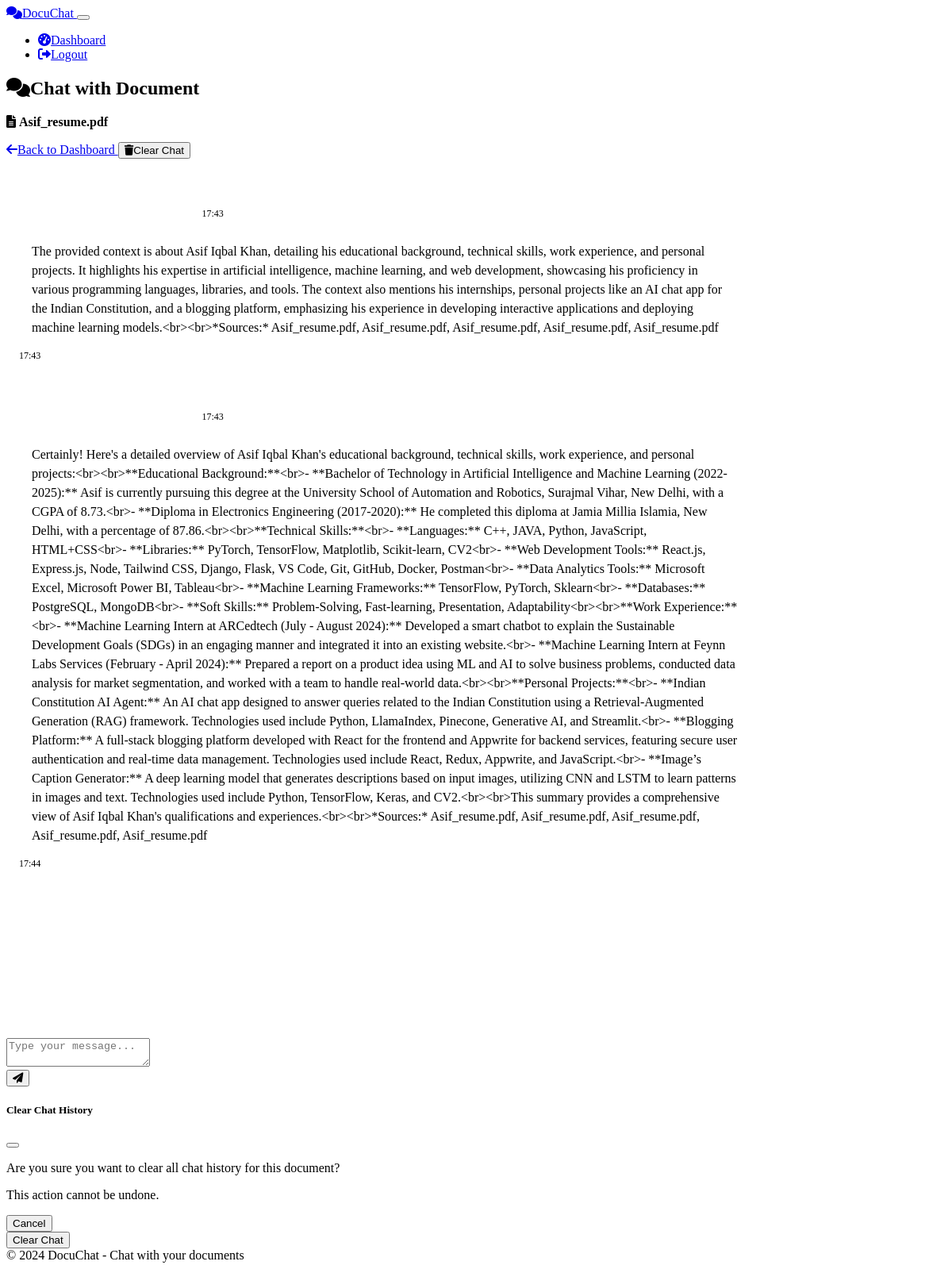
/chat/1 (signed in), run on the app's committed database.
### models.py (models this page shows, shortened)
class Document(db.Model):
    id = db.Column(db.Integer, primary_key=True)
    user_id = db.Column(db.Integer, db.ForeignKey('user.id'), nullable=False)
    filename = db.Column(db.String(255), nullable=False)
    original_filename = db.Column(db.String(255), nullable=False)
    file_path = db.Column(db.String(512), nullable=False)
    file_type = db.Column(db.String(20), nullable=False)
    file_size = db.Column(db.Integer, nullable=False)  # in bytes
    processed = db.Column(db.Boolean, default=False)
    uploaded_at = db.Column(db.DateTime, default=datetime.utcnow)
    chat_sessions = db.relationship('ChatSession', backref='document', lazy='dynamic', cascade='all, delete-orphan')
    group_chats = db.relationship('GroupChatSession', secondary=document_group_chat, back_populates='documents')

class ChatMessage(db.Model):
    id = db.Column(db.Integer, primary_key=True)
    chat_session_id = db.Column(db.Integer, db.ForeignKey('chat_session.id'), nullable=False)
    is_user = db.Column(db.Boolean, default=True)  # True for user messages, False for bot messages
    content = db.Column(db.Text, nullable=False)
    timestamp = db.Column(db.DateTime, default=datetime.utcnow)

### routes/chat.py (the view)
@chat_bp.route('/chat/<int:chat_id>', methods=['GET'])
@login_required
def chat_view(chat_id):
    chat_session = ChatSession.query.filter_by(
        id=chat_id,
        user_id=current_user.id
    ).first_or_404()
    document = Document.query.filter_by(
        id=chat_session.document_id,
        user_id=current_user.id
    ).first_or_404()
    messages = ChatMessage.query.filter_by(
        chat_session_id=chat_id
    ).order_by(ChatMessage.timestamp).all()
    form = MessageForm()
    return render_template(
        'chat.html',
        chat_session=chat_session,
        document=document,
        messages=messages,
        form=form
    )

### routes/chat.py
class MessageForm(FlaskForm):
    message = TextAreaField('Your Message', validators=[DataRequired()])
    submit = SubmitField('Send')

### app.py (called while the page is built)
@app.template_filter('nl2br')
def nl2br_filter(text):
    if text:
        return Markup(text.replace('\n', '<br>'))

@app.context_processor
def utility_processor():
    from datetime import datetime
    return {
        'now': datetime.now
    }

@login_manager.user_loader
def load_user(user_id):
    from models import User
    return User.query.get(int(user_id))

### templates/chat.html (shortened to what this page needs)
{% extends 'base.html' %}
{% block content %}
<div class="row mb-3">
    <div class="col-lg-8">
        <h2><i class="fas fa-comments me-2"></i>Chat with Document</h2>
        <p>
            <i class="fas fa-file-alt me-1"></i>
            <strong>{{ document.original_filename }}</strong>
        </p>
    </div>
    <div class="col-lg-4 text-end">
        <a href="{{ url_for('document.dashboard') }}" class="btn btn-secondary">
            <i class="fas fa-arrow-left me-2"></i>Back to Dashboard
        </a>
        <button class="btn btn-danger" data-bs-toggle="modal" data-bs-target="#clearChatModal">
            <i class="fas fa-trash me-2"></i>Clear Chat
        </button>
    </div>
</div>
<div class="card shadow chat-container">
    <div class="message-container" id="messageContainer">
        {% if messages %}
            {% for message in messages %}
                <div class="message {% if message.is_user %}user-message{% else %}bot-message{% endif %}">
                    <div class="message-content">
                        {{ message.content|safe|nl2br }}
                    </div>
                    <div class="message-time text-end">
                        {{ message.timestamp.strftime('%H:%M') }}
                    </div>
                </div>
            {% endfor %}
        {% endif %}
    </div>
    <div class="card-footer bg-dark p-3">
        <form id="messageForm" class="d-flex">
            <div class="flex-grow-1 me-2">
                <textarea class="form-control" id="userMessage" rows="2" placeholder="Type your message..." required></textarea>
            </div>
            <div>
                <button type="submit" class="btn btn-primary h-100" id="sendButton">
                    <i class="fas fa-paper-plane"></i>
                </button>
            </div>
        </form>
    </div>
</div>
<div class="modal fade" id="clearChatModal" tabindex="-1" aria-labelledby="clearChatModalLabel" aria-hidden="true">
    <div class="modal-dialog">
        <div class="modal-content">
            <div class="modal-header">
                <h5 class="modal-title" id="clearChatModalLabel">Clear Chat History</h5>
                <button type="button" class="btn-close" data-bs-dismiss="modal" aria-label="Close"></button>
            </div>
            <div class="modal-body">
                <p>Are you sure you want to clear all chat history for this document?</p>
                <p class="text-danger">This action cannot be undone.</p>
            </div>
            <div class="modal-footer">
                <button type="button" class="btn btn-secondary" data-bs-dismiss="modal">Cancel</button>
                <form action="{{ url_for('chat.clear_chat', chat_id=chat_session.id) }}" method="POST">
                    <button type="submit" class="btn btn-danger">Clear Chat</button>
                </form>
            </div>
        </div>
    </div>
</div>
{% endblock %}

### templates/base.html (shortened to what this page needs)
<!DOCTYPE html>
<html lang="en" data-bs-theme="dark">
<head>
    <link rel="stylesheet" href="https://cdn.replit.com/agent/bootstrap-agent-dark-theme.min.css">
    <link rel="stylesheet" href="https://cdnjs.cloudflare.com/ajax/libs/font-awesome/6.0.0/css/all.min.css">
    <link rel="stylesheet" href="{{ url_for('static', filename='css/custom.css') }}">
</head>
<body>
    <nav class="navbar navbar-expand-lg navbar-dark bg-dark">
        <div class="container">
            <a class="navbar-brand" href="{{ url_for('index') }}">
                <i class="fas fa-comments me-2"></i>DocuChat
            </a>
            <button class="navbar-toggler" type="button" data-bs-toggle="collapse" data-bs-target="#navbarNav" aria-controls="navbarNav" aria-expanded="false" aria-label="Toggle navigation">
            </button>
            <div class="collapse navbar-collapse" id="navbarNav">
                <ul class="navbar-nav ms-auto">
                    {% if current_user.is_authenticated %}
                        <li class="nav-item">
                            <a class="nav-link" href="{{ url_for('document.dashboard') }}">
                                <i class="fas fa-tachometer-alt me-1"></i>Dashboard
                            </a>
                        </li>
                        <li class="nav-item">
                            <a class="nav-link" href="{{ url_for('auth.logout') }}">
                                <i class="fas fa-sign-out-alt me-1"></i>Logout
                            </a>
                        </li>
                    {% endif %}
                </ul>
            </div>
        </div>
    </nav>
    <main class="container py-4">
        {% block content %}{% endblock %}
    </main>
    <footer class="footer mt-auto py-3 bg-dark">
        <div class="container text-center">
            <span class="text-muted">© 2024 DocuChat - Chat with your documents</span>
        </div>
    </footer>
</body>
</html>

### static/css/custom.css (style rules this page uses)
.message-container { scrollbar-width: thin; scrollbar-color: var(--bs-secondary) var(--bs-dark); }
.bot-message .message-content { line-height: 1.5; }

### templates/chat.html (style rules this page uses)
.chat-container { height: calc(100vh - 250px); min-height: 400px; display: flex; flex-direction: column; }
.message-container { flex: 1; overflow-y: auto; padding: 1rem; }
.message { margin-bottom: 1rem; max-width: 80%; }
.user-message { margin-left: auto; }
.bot-message { margin-right: auto; }
.message-content { padding: 0.75rem 1rem; border-radius: 1rem; }
.user-message .message-content { background-color: var(--bs-primary); color: white; border-radius: 1rem 1rem 0 1rem; }
.bot-message .message-content { background-color: var(--bs-dark); border-radius: 1rem 1rem 1rem 0; }
.message-time { font-size: 0.75rem; color: var(--bs-secondary); margin-top: 0.25rem; }

### data on the page
Document: original_filename "Asif_resume.pdf"
ChatMessage: timestamp "17:43"
ChatMessage: content "The provided context is about Asif Iqbal Khan, detailing his educational background, technical skills, work experience, and personal projects. It highlights his expertise in artificial intelligence, machine learning, and web development, showcasing his proficiency in various programming languages, libraries, and tools. The context also mentions his internships, personal projects like an AI chat app for the Indian Constitution, and a blogging platform, emphasizing his experience in developing interactive applications and deploying machine learning models.<br><br>*Sources:* Asif_resume.pdf, Asif_resume.pdf, Asif_resume.pdf, Asif_resume.pdf, Asif_resume.pdf", timestamp "17:43"
ChatMessage: timestamp "17:43"
ChatMessage: content "Certainly! Here's a detailed overview of Asif Iqbal Khan's educational background, technical skills, work experience, and personal projects:<br><br>**Educational Background:**<br>- **Bachelor of Technology in Artificial Intelligence and Machine Learning (2022-2025):** Asif is currently pursuing this degree at the University School of Automation and Robotics, Surajmal Vihar, New Delhi, with a CGPA of 8.73.<br>- **Diploma in Electronics Engineering (2017-2020):** He completed this diploma at Jamia Millia Islamia, New Delhi, with a percentage of 87.86.<br><br>**Technical Skills:**<br>- **Languages:** C++, JAVA, Python, JavaScript, HTML+CSS<br>- **Libraries:** PyTorch, TensorFlow, Matplotlib,…", timestamp "17:44"
